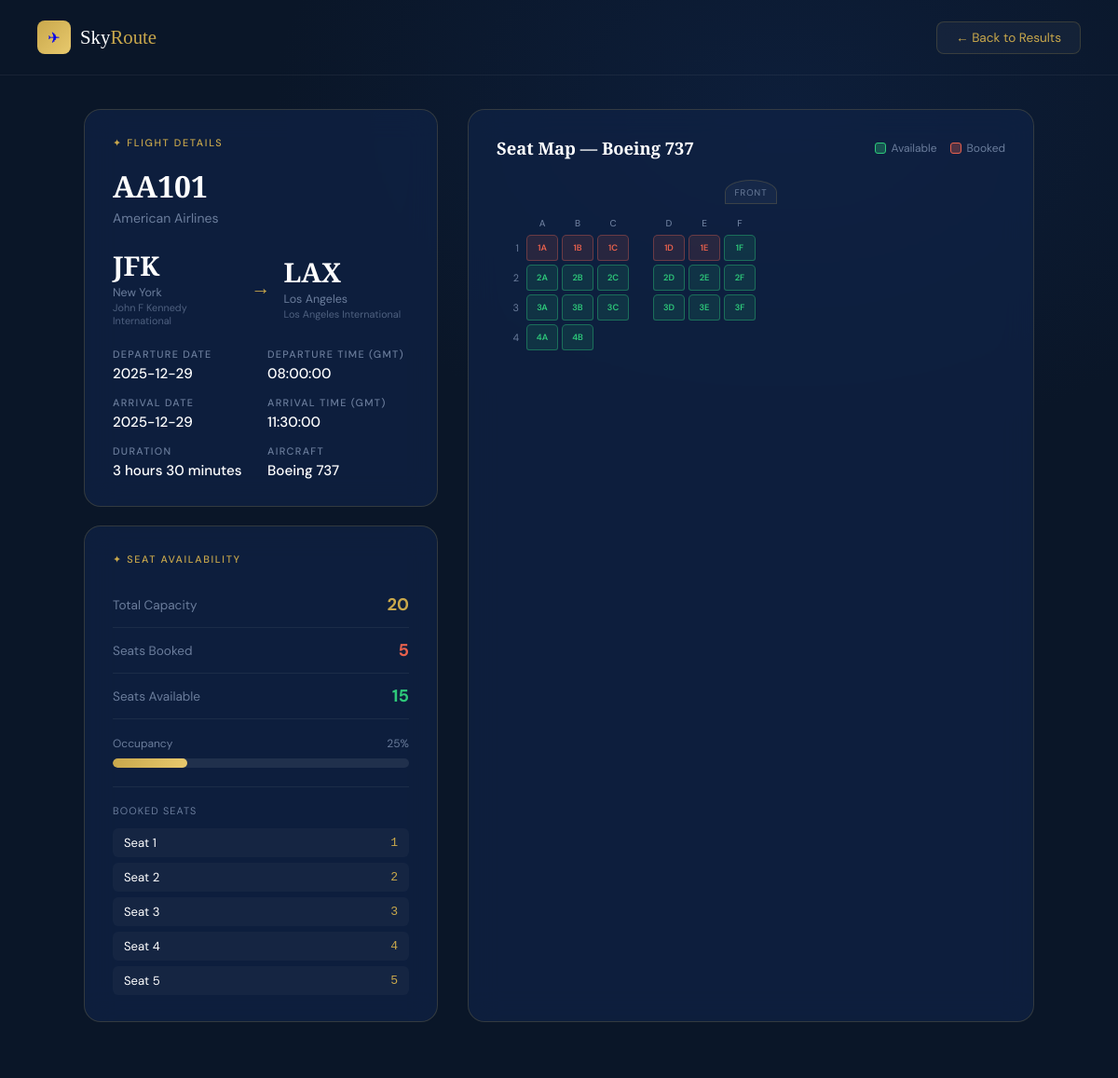
The app's page /seats/AA101/2025-12-29 with its own data.
### tables this page shows
CREATE TABLE FlightService (
    flight_number TEXT PRIMARY KEY,
    airline_name TEXT NOT NULL,
    origin_code TEXT NOT NULL,
    dest_code TEXT NOT NULL,
    departure_time TEXT NOT NULL,
    duration INTERVAL NOT NULL
);

CREATE TABLE Airport (
    airport_code TEXT PRIMARY KEY,
    name TEXT NOT NULL,
    city TEXT NOT NULL,
    country TEXT NOT NULL
);

### app.py (the view)
@app.route("/seats/<flight_number>/<departure_date>")
def seats(flight_number, departure_date):
    rows = query("""
        SELECT
            f.flight_number,
            f.departure_date,
            fs.airline_name,
            fs.origin_code,
            fs.dest_code,
            a1.name  AS origin_name,
            a1.city  AS origin_city,
            a2.name  AS dest_name,
            a2.city  AS dest_city,
            fs.departure_time,
            fs.duration,
            f.plane_type,
            ac.capacity,
            COUNT(b.seat_number)                     AS booked_seats,
            ac.capacity - COUNT(b.seat_number)        AS available_seats
        FROM Flight f
        JOIN FlightService fs ON f.flight_number = fs.flight_number
        JOIN Aircraft ac      ON f.plane_type    = ac.plane_type
        JOIN Airport a1       ON fs.origin_code  = a1.airport_code
        JOIN Airport a2       ON fs.dest_code    = a2.airport_code
        LEFT JOIN Booking b
            ON  b.flight_number  = f.flight_number
            AND b.departure_date = f.departure_date
        WHERE f.flight_number  = ?
          AND f.departure_date = ?
        GROUP BY f.flight_number, f.departure_date, ac.capacity
    """, (flight_number, departure_date))
    info = rows[0] if rows else None
    booked_seats = [r["seat_number"] for r in query(
        "SELECT seat_number FROM Booking WHERE flight_number=? AND departure_date=? ORDER BY seat_number",
        (flight_number, departure_date)
    )]
    arrival_info = {}
    if info:
        dur_min = duration_to_minutes(info["duration"])
        day_offset, arr_time = add_minutes_to_time(info["departure_time"], dur_min)
        arrival_info["time"] = arr_time
        arrival_info["date"] = add_days_to_date(departure_date, day_offset)
        arrival_info["next_day"] = day_offset > 0
    return render_template("seat_info.html",
        info=info,
        flight_number=flight_number,
        departure_date=departure_date,
        booked_seats=booked_seats,
        arrival=arrival_info,
    )

### app.py (called while the page is built)
def get_db():
    conn = sqlite3.connect(DB)
    conn.row_factory = sqlite3.Row
    return conn

def query(sql, params=()):
    conn = get_db()
    rows = [dict(r) for r in conn.execute(sql, params).fetchall()]
    conn.close()
    return rows

def duration_to_minutes(dur_str):
    if not dur_str:
        return 0
    hours   = re.search(r'(\d+)\s*hour',   dur_str)
    minutes = re.search(r'(\d+)\s*minute', dur_str)
    total = 0
    if hours:   total += int(hours.group(1))   * 60
    if minutes: total += int(minutes.group(1))
    return total

def add_minutes_to_time(time_str, minutes):
    h, m, s = map(int, time_str.split(':'))
    total_min = h * 60 + m + minutes
    days  = total_min // (24 * 60)
    total_min %= (24 * 60)
    return days, f"{total_min // 60:02d}:{total_min % 60:02d}:00"

def add_days_to_date(date_str, days):
    from datetime import date, timedelta
    d = date.fromisoformat(date_str)
    return str(d + timedelta(days=days))

### templates/seat_info.html (shortened to what this page needs)
<!DOCTYPE html>
<html lang="en">
<head>
</head>
<body>
  <div class="bg"></div>
  <nav>
    <a href="/" class="logo"><div class="logo-icon">✈</div><div class="logo-text">Sky<span>Route</span></div></a>
    <a href="javascript:history.back()" class="back">← Back to Results</a>
  </nav>
  {% if info %}
  <div class="page">
    <div>
      <div class="card">
        <div class="card-lbl">✦ Flight Details</div>
        <div class="fn">{{ info.flight_number }}</div>
        <div class="al">{{ info.airline_name }}</div>
        <div class="route-display">
          <div class="ap-block">
            <div class="ap-code">{{ info.origin_code }}</div>
            <div class="ap-city">{{ info.origin_city }}</div>
            <div class="ap-name">{{ info.origin_name }}</div>
          </div>
          <div class="rarr">→</div>
          <div class="ap-block">
            <div class="ap-code">{{ info.dest_code }}</div>
            <div class="ap-city">{{ info.dest_city }}</div>
            <div class="ap-name">{{ info.dest_name }}</div>
          </div>
        </div>
        <div class="info-grid">
          <div class="info-item">
            <div class="lbl">Departure Date</div>
            <div class="val">{{ info.departure_date }}</div>
          </div>
          <div class="info-item">
            <div class="lbl">Departure Time (GMT)</div>
            <div class="val">{{ info.departure_time }}</div>
          </div>
          <div class="info-item">
            <div class="lbl">Arrival Date</div>
            <div class="val">{{ arrival.date }}
            </div>
          </div>
          <div class="info-item">
            <div class="lbl">Arrival Time (GMT)</div>
            <div class="val">{{ arrival.time }}</div>
          </div>
          <div class="info-item">
            <div class="lbl">Duration</div>
            <div class="val">{{ info.duration }}</div>
          </div>
          <div class="info-item">
            <div class="lbl">Aircraft</div>
            <div class="val">{{ info.plane_type }}</div>
          </div>
        </div>
      </div>
      <div class="card">
        <div class="card-lbl">✦ Seat Availability</div>
        <div class="stat-row">
          <span class="stat-lbl">Total Capacity</span>
          <span class="stat-val gold">{{ info.capacity }}</span>
        </div>
        <div class="stat-row">
          <span class="stat-lbl">Seats Booked</span>
          <span class="stat-val red">{{ info.booked_seats }}</span>
        </div>
        <div class="stat-row">
          <span class="stat-lbl">Seats Available</span>
          <span class="stat-val {% if info.available_seats > 0 %}green{% else %}red{% endif %}">
            {{ info.available_seats }}{% if info.available_seats == 0 %} — Fully Booked{% endif %}
          </span>
        </div>
        {% set pct = ((info.booked_seats / info.capacity) * 100)|int %}
        <div class="prog-wrap">
          <div class="prog-hdr"><span>Occupancy</span><span>{{ pct }}%</span></div>
          <div class="prog-track">
            <div class="prog-fill {% if pct >= 90 %}full{% endif %}" id="bar" style="width:0"></div>
          </div>
        </div>
        {% if booked_seats %}
        <div class="pax-section">
          <div class="pax-title">Booked seats</div>
          <div class="pax-list">
            {% for s in booked_seats %}
            <div class="pax-item">
              <span>Seat {{ s }}</span>
              <span class="pax-seat">{{ s }}</span>
            </div>
            {% endfor %}
          </div>
        </div>
        {% endif %}
      </div>
    </div>
    <div class="map-card">
      <div class="map-hdr">
        <div class="map-title">Seat Map — {{ info.plane_type }}</div>
        <div class="legend">
          <div class="leg-item"><div class="leg-dot a"></div>Available</div>
          <div class="leg-item"><div class="leg-dot b"></div>Booked</div>
        </div>
      </div>
      <div class="nose"><div class="nose-shape">FRONT</div></div>
      <div class="col-labels">
        <div></div>
        <div class="col-lbl">A</div><div class="col-lbl">B</div><div class="col-lbl">C</div>
        <div></div>
        <div class="col-lbl">D</div><div class="col-lbl">E</div><div class="col-lbl">F</div>
      </div>
      <div class="seat-rows" id="seatMap"></div>
    </div>
  </div>
  {% else %}
  <div class="notfound">
    <p style="font-size:1.2rem;">Flight not found.</p>
    <br><a href="/" style="color:var(--gold);">← Back to Search</a>
  </div>
  {% endif %}
</body>
</html>

### records on screen
FlightService: airline_name "American Airlines", duration "3 hours 30 minutes"
Airport: origin_city "New York", origin_name "John F Kennedy International"
Airport: dest_city "Los Angeles", dest_name "Los Angeles International"

### other values on screen
{{ info.flight_number }} "AA101"
{{ info.origin_code }} "JFK"
{{ info.dest_code }} "LAX"
{{ info.departure_date }} "2025-12-29"
{{ info.departure_time }} "08:00:00"
{{ arrival.date }} "2025-12-29"
{{ arrival.time }} "11:30:00"
{{ info.plane_type }} "Boeing 737"
{{ info.capacity }} "20"
{{ info.booked_seats }} "5"
{{ info.available_seats }} "15"
{{ pct }} "25"
{{ s }} "1" "2" "3" "4" "5"
